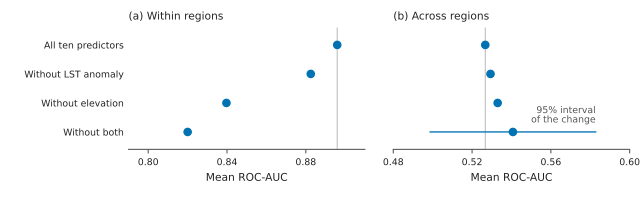

The Python source for this figure:
#!/usr/bin/env python3
"""Figure 7 - removing the reversing features costs within-region skill and gives no
measurable transfer gain (2026-10-23 redraw).

IJWF copy (2026-11-11) of paper/figures/fig7_feature_drop.py, which is left as it is. The data and
the asserts are those of the shared script and of the shared _conservation_common.py and are read
from the shared paths (paper/04_results.md, paper/05_discussion.md, round3). Changed for the
publisher's figure guide: 8 pt and 7 pt text and 0.8 pt axis lines (_style_ijwf.py), and sentence
case in the four row labels and the axis label.
Writes fig7_feature_drop.pdf, .svg, _preview.png and fig7_provenance.json next to this file.

Two dot plots that share their rows, one per feature set: (a) mean within-region ROC-AUC over
the five regions at 1 km blocking, (b) mean transfer ROC-AUC over the 20 directions. Both axes
span 0.12 AUC, so the two changes can be compared by eye. The whisker in (b) is the pair-t 95%
interval over the ten region pairs of the change from the full set to removing both, placed
about the full-set level; the thin vertical line marks that level. The earlier scatter-path
version with a side legend is in the git history before 2026-10-23.

Data: paper/figures/data/fig_data_corrected.json and paper/labelfix_rerun/round3/
feature_drop_transfer.json (per-direction deltas). Asserts here and in _conservation_common.py.
"""
import hashlib
import json
import sys
from pathlib import Path

import numpy as np
from scipy import stats

import matplotlib
matplotlib.use("Agg")
import matplotlib.pyplot as plt

sys.dont_write_bytecode = True                    # nothing is written into paper/figures, not even bytecode
HERE = Path(__file__).resolve().parent            # paper/submissions/ijwf/figures: every output goes here
SHARED = HERE.parents[2] / "figures"              # paper/figures: read only
PAPER = SHARED.parent                             # paper: the texts and tables the asserts read
sys.path[:0] = [str(HERE), str(SHARED)]
from _layout_check import check as layout_check, assert_inside   # noqa: E402
from _conservation_common import fdrop                           # noqa: E402  (its HERE is paper/figures)
import _style_ijwf as S                                          # noqa: E402

ROW = {"full": "All ten predictors", "drop_anom": "Without LST anomaly",
       "drop_elev": "Without elevation", "drop_both": "Without both"}
PATH = ["full", "drop_anom", "drop_elev", "drop_both"]

# the trade-off claim itself: within falls monotonically along the path while
# transfer rises monotonically. Asserted so the figure cannot quietly contradict
# the sentence it illustrates.
_w = [fdrop[c]["mean_within"] for c in PATH]
_t = [fdrop[c]["mean_transfer"] for c in PATH]
assert all(a > b for a, b in zip(_w, _w[1:])), f"within not monotone along path: {_w}"
assert all(a < b for a, b in zip(_t, _t[1:])), f"transfer not monotone along path: {_t}"


# ---- the transfer change and its interval: pair-t over the ten unordered region pairs ----
def pair_t(path):
    f = json.loads(Path(path).read_text(encoding="utf-8"))
    d = {x["direction"]: x["delta_vs_full"]["drop_both"] for x in f["transfers"]}
    pairs = {}
    for k, v in d.items():
        pairs.setdefault(tuple(sorted(k.split("_to_"))), []).append(v)
    m = np.array([np.mean(v) for v in pairs.values()])
    h = stats.t.ppf(0.975, len(m) - 1) * m.std(ddof=1) / np.sqrt(len(m))
    assert len(d) == 20 and len(m) == 10
    return float(np.mean(list(d.values()))), float(m.mean() - h), float(m.mean() + h)


FDROP_SRC = PAPER / "labelfix_rerun" / "round3" / "feature_drop_transfer.json"
DELTA, DLO, DHI = pair_t(FDROP_SRC)
_frozen = pair_t(PAPER / "feature_drop_transfer.json")
assert tuple(f"{v:+.3f}" for v in _frozen) == ("+0.014", "-0.017", "+0.045"), _frozen  # frozen text
PRINTED = f"+{DELTA:.3f} [{DLO:.3f}, +{DHI:.3f}]".replace("-", "\u2212")
assert PRINTED == "+0.014 [\u22120.028, +0.056]", PRINTED
_r04 = " ".join((PAPER / "04_results.md").read_text(encoding="utf-8").split())
_d05 = " ".join((PAPER / "05_discussion.md").read_text(encoding="utf-8").split())
assert PRINTED in _r04 and PRINTED in _d05, "04 / 05 must print the same interval"
assert DLO < 0 < DHI, "the caption says the transfer change spans zero"
assert abs(DELTA - (fdrop["drop_both"]["mean_transfer"] - fdrop["full"]["mean_transfer"])) < 1e-6

FULL_T = fdrop["full"]["mean_transfer"]
FULL_W = fdrop["full"]["mean_within"]
Y_LO, Y_HI = FULL_T + DLO, FULL_T + DHI
assert Y_LO < FULL_T < Y_HI, "the interval must contain the no-change level"

S.apply()
fig, (axW, axT) = plt.subplots(1, 2, figsize=(S.WIDTH_MM * S.MM, 52 * S.MM), sharey=True)
ys = list(range(len(PATH)))[::-1]
data_artists = []
for ax, key, ref in ((axW, "mean_within", FULL_W), (axT, "mean_transfer", FULL_T)):
    ax.axvline(ref, color=S.RULE, lw=0.8, zorder=0)
    for c, y in zip(PATH, ys):
        pt, = ax.plot(fdrop[c][key], y, marker="o", ms=5.5, color=S.BLUE, lw=0, zorder=3)
        data_artists.append((pt, f"{key}:{c}"))
y_both = ys[PATH.index("drop_both")]
wk, = axT.plot([Y_LO, Y_HI], [y_both, y_both], color=S.BLUE, lw=1.0, zorder=2)
data_artists.append((wk, "transfer-change CI"))
# key for the whisker, above its right end (the journal wants keys in the graphic)
axT.text(Y_HI, y_both + 0.24, "95% interval\nof the change", fontsize=S.FS_SMALL, color=S.MUTED,
         ha="right", va="bottom", linespacing=1.1)

axW.set_xlim(0.79, 0.91); axW.set_xticks([0.80, 0.84, 0.88])
axT.set_xlim(0.48, 0.60); axT.set_xticks([0.48, 0.52, 0.56, 0.60])
axW.set_title("(a) Within regions")
axT.set_title("(b) Across regions")
for ax in (axW, axT):
    ax.set_xlabel("Mean ROC-AUC")
    ax.tick_params(axis="y", length=0)
    ax.spines["left"].set_visible(False)
axW.set_yticks(ys, [ROW[c] for c in PATH])
axW.set_ylim(-0.6, len(PATH) - 0.4)
assert_inside(axW, "Fig. 7a", xs=_w)
assert_inside(axT, "Fig. 7b", xs=_t + [Y_LO, Y_HI])
fig.subplots_adjust(left=0.2, right=0.98, top=0.86, bottom=0.24, wspace=0.12)

problems = layout_check(fig, "Fig. 7 - feature removal", min_gap_pt=2.0, min_font_pt=S.FS_SMALL,
                        data_artists=data_artists)
sizes = S.font_sizes(fig)
S.save(fig, HERE, "fig7_feature_drop")

(HERE / "fig7_provenance.json").write_text(json.dumps({
    "figure": "Fig. 7 - feature removal costs within-region skill and gives no measurable transfer gain, "
              "IJWF package",
    "script": "paper/submissions/ijwf/figures/fig7_feature_drop.py",
    "source": "copy of paper/figures/fig7_feature_drop.py with the same data and asserts",
    "ijwf_changes": "8 pt and 7 pt text, 0.8 pt axis lines; sentence case: All ten predictors, Without LST "
                    "anomaly, Without elevation, Without both, Mean ROC-AUC",
    "data": {"path": "paper/figures/data/fig_data_corrected.json",
             "sha256": hashlib.sha256((SHARED / "data" / "fig_data_corrected.json").read_bytes()).hexdigest(),
             "deltas": "paper/labelfix_rerun/round3/feature_drop_transfer.json",
             "deltas_sha256": hashlib.sha256(FDROP_SRC.read_bytes()).hexdigest()},
    "asserts": "the four means 0.896/0.883/0.840/0.820 (within) and 0.527/0.529/0.533/0.541 "
               "(transfer) equal the frozen values at 3 dp (_conservation_common.py); within strictly "
               "decreasing and transfer strictly increasing along the rows; transfer change +0.014, "
               "pair-t over ten region pairs [-0.028, +0.056], found verbatim in 04 and 05 and spanning "
               "zero; the same computation reproduces the frozen [-0.017, +0.045]; every value inside the axes",
    "transfer_change": {"delta": round(DELTA, 4), "pair_t_95": [round(DLO, 4), round(DHI, 4)],
                        "unit": "ten unordered region pairs, direction deltas averaged within a pair"},
    "design": "2026-10-23 redraw: two dot plots sharing rows, equal 0.12 AUC axis spans",
    "canvas_mm": [S.WIDTH_MM, 52],
    "font_pt": {"body": S.FS_BODY, "minimum": S.FS_SMALL, "used": sizes},
    "layout_check": f"paper/figures/_layout_check.py; {len(problems)} problems at build time",
    "environment": f"matplotlib {matplotlib.__version__}",
}, indent=1, ensure_ascii=False), encoding="utf-8")
print("fig7 written; within", [round(v, 4) for v in _w], "transfer", [round(v, 4) for v in _t])
